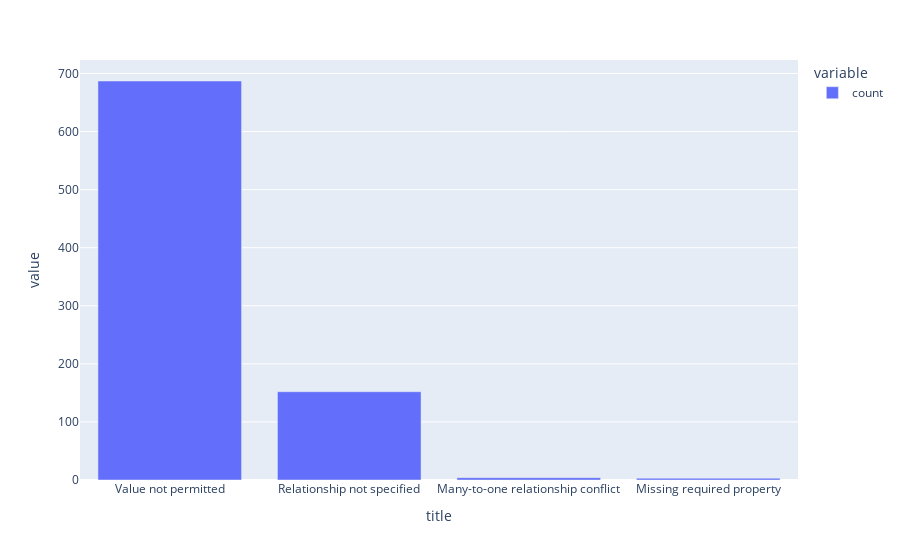

The code cell stored with this chart in its notebook:
### Code cell
fig = px.bar(error_summary_df['title'].value_counts())
fig.show()

### Figure 1 — Plotly figure (JSON) as saved in the notebook; plotly's stock layout.template omitted (floating-point values rounded to 4 significant figures)
{"data": [{"alignmentgroup": "True", "hovertemplate": "variable=count<br>title=%{x}<br>value=%{y}<extra></extra>", "legendgroup": "count", "marker": {"color": "#636efa", "pattern": {"shape": ""}}, "name": "count", "offsetgroup": "count", "orientation": "v", "showlegend": true, "textposition": "auto", "type": "bar", "x": ["Value not permitted", "Relationship not specified", "Many-to-one relationship conflict", "Missing required property"], "xaxis": "x", "y": [687, 152, 4, 3], "yaxis": "y"}], "layout": {"barmode": "relative", "legend": {"title": {"text": "variable"}, "tracegroupgap": 0}, "margin": {"t": 60}, "xaxis": {"anchor": "y", "domain": [0, 1], "title": {"text": "title"}}, "yaxis": {"anchor": "x", "domain": [0, 1], "title": {"text": "value"}}}}
